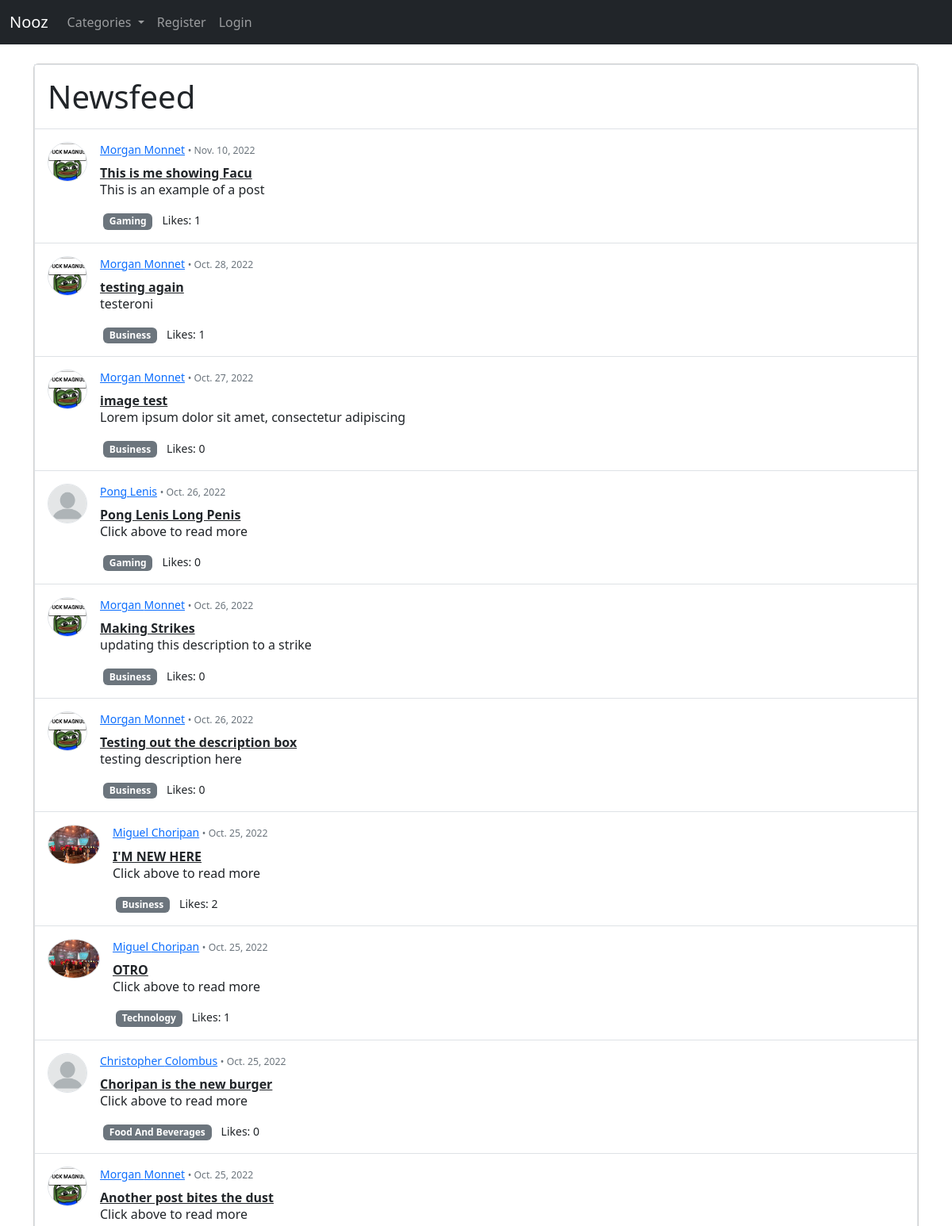
The app's page / (upper part), older data.
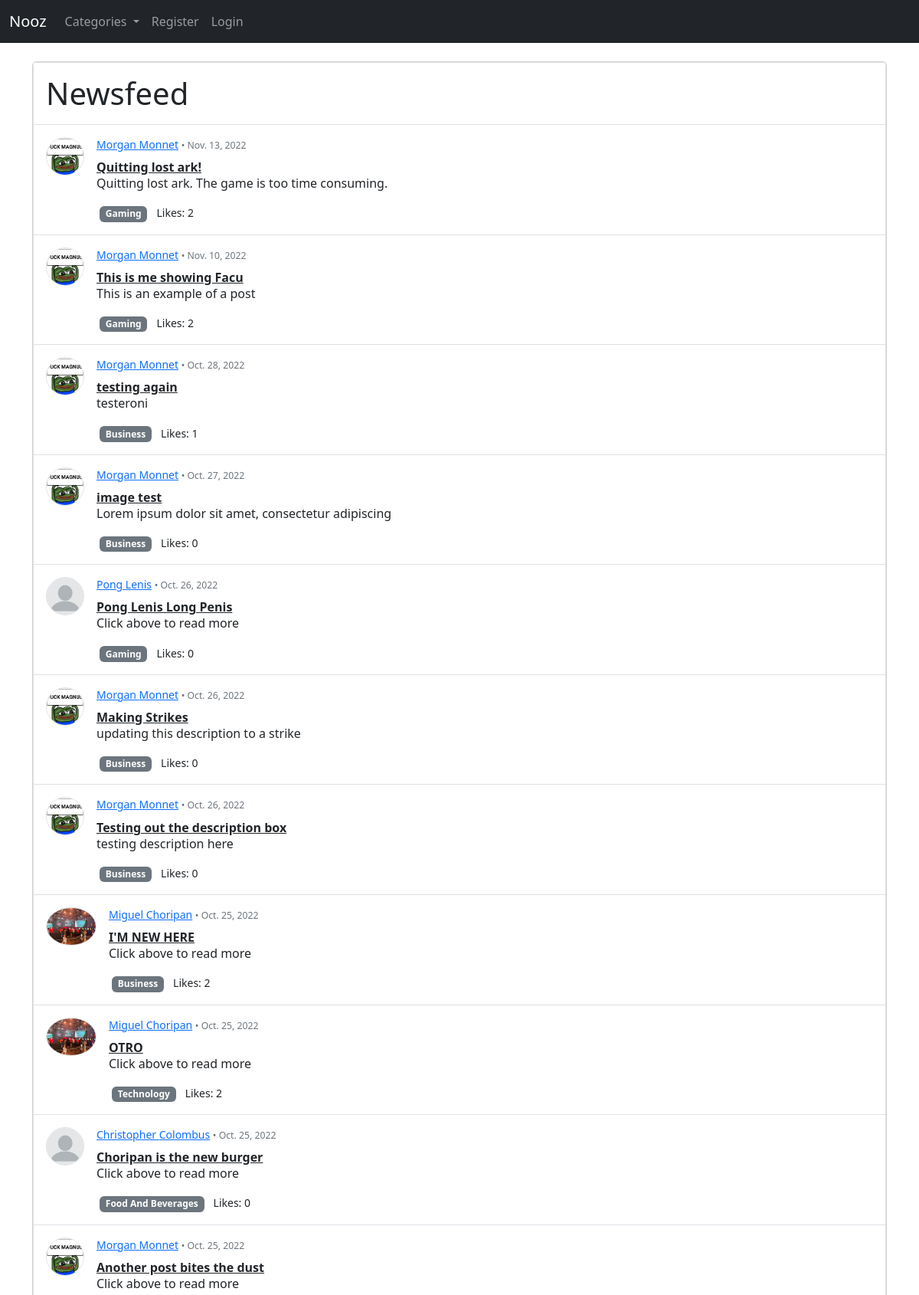
The same page, newer data.
### nooz2/models.py (models this page shows, shortened)
class Post(models.Model):
    title = models.CharField(max_length=255)
    title_tag = models.CharField(max_length=255)
    header_image = models.ImageField(null=True, blank=True, upload_to="images/")
    description = models.CharField(max_length=50)
    author = models.ForeignKey(User, on_delete=models.CASCADE)
    body = RichTextField(blank=True, null=True)
    timestamp = models.DateField(auto_now_add=True)
    category = models.CharField(max_length=255, default='News')
    likes = models.ManyToManyField(User, related_name='post_user')
    def total_likes(self):
        return self.likes.count()

class Profile(models.Model):
    user = models.OneToOneField(User, null=True, on_delete=models.CASCADE)
    bio = models.TextField()
    profile_pic = models.ImageField(null=True, blank=True, upload_to="images/profile")
    site_url = models.CharField(max_length=255, null=True, blank=True)
    facebook_url = models.CharField(max_length=255, null=True, blank=True)
    instagram_url = models.CharField(max_length=255, null=True, blank=True)

### nooz2/views.py (the view)
# urls.py: path('', HomeView.as_view(), name="home"),
class HomeView(ListView):
    model = Post
    template_name = 'home.html'
    ordering = ['-timestamp']
    def get_context_data(self, *args, **kwargs):
        category_menu = Category.objects.all()
        context = super(HomeView, self).get_context_data(*args, **kwargs)
        context ["category_menu"] = category_menu
        return context

### nooz2/models.py (called while the page is built)
    def __str__(self):
        return self.name

### templates/home.html (shortened to what this page needs)
{% extends 'base.html' %}
{% load static %}
{% block content %}
<div class="card d-flex justify-content-center">
    <div class="border border-left border-right px-0">
      <div class="p-3 border-bottom">
        <h1 class="d-flex align-items-center mb-0">
          Newsfeed
        </h1>
      </div>
      <div>
        {% for post in object_list %}
        <div>
          <div class="d-flex p-3 border-bottom">
            {% if post.author.profile.profile_pic %}
            <img src="{{ post.author.profile.profile_pic.url }}" class="rounded-circle border"
              height="50" alt="Avatar" loading="lazy" />
            {% else %}
            <img src="{% static '/images/generic_pic.png' %}" class="rounded-circle border"
            height="50" alt="Avatar" loading="lazy" />
            {% endif %}
            <div class="d-flex w-100 ps-3">
              <div>
                <h6 class="text-body">
                    <small><a href="{% url 'show_profile_page' post.author.profile.id %}">{{ post.author.first_name }} {{ post.author.last_name }}</a>
                    <span class="small text-muted font-weight-normal"> • </span>
                    <span class="small text-muted font-weight-normal">{{ post.timestamp }}</span>
                    </small>
                </h6>
                <div><strong><a href="{% url 'post-detail' post.pk %}" class="link-dark">{{ post.title}}</a></strong></div>
                <p style="line-height: 1.2;">
                    {{ post.description }}
                </p>
                <ul class="list-unstyled d-flex float-start mb-0 pe-xl-5">
                  <li><a href="{% url 'category' post.category|slugify|title %}" class="badge bg-secondary mx-1" style="text-decoration: none">{{ post.category }}</a></li>
                  <li><span class="small ps-2 float-right">Likes: {{ post.total_likes }}</span></li>
                </ul>
              </div>
            </div>
          </div>
        </div>
        {% endfor %}
      </div>
    </div>
  </div>
{% endblock %}

### templates/base.html (shortened to what this page needs)
<!doctype html>
<html lang="en">
  <head>
    <link href="https://cdn.jsdelivr.net/npm/bootstrap@5.2.2/dist/css/bootstrap.min.css" rel="stylesheet">
  </head>
  <body>
    {% include "navbar.html" %}
    <br/>
    <div class="container">
    {% block content %}
    {% endblock %}
    </body>
  </body>
</html>

### templates/navbar.html (shortened to what this page needs)
{% load static %}
<nav class="navbar navbar-expand-lg navbar-dark bg-dark">
  <div class="container-fluid">
    <a class="navbar-brand" href="{% url 'home' %}">Nooz</a>
    <div class="collapse navbar-collapse" id="navbarNavDropdown">
      <ul class="navbar-nav">
        {% if category_menu %}
        <li class="nav-item dropdown">
          <a class="nav-link dropdown-toggle" href="#" role="button" data-bs-toggle="dropdown" aria-expanded="false">
            Categories
          </a>
        </li>
        {% endif %}
        {% if user.is_authenticated %}
        <li class="nav-item">
          <a class="nav-link" href="{% url 'new_post' %}">Add Post</a>
        </li>
        <li class="nav-item">
          <a class="nav-link" href="{% url 'add_category' %}">Add Category</a>
        </li>
      {% else %}
        <li class="nav-item">
          <a class="nav-link" href="{% url 'register' %}">Register</a>
        </li>
        <li class="nav-item">
          <a class="nav-link" href="{% url 'login' %}">Login</a>
        </li>
      {% endif %}
      </ul>
    </div>
  </div>
</nav>

Row changes from the older to the newer data that the page shows:
added Post: author.profile.profile_pic (picture), author.first_name "Morgan", author.last_name "Monnet", timestamp "Nov. 13, 2022", title "Quitting lost ark!", description "Quitting lost ark. The game is too time consuming.", category "Gaming", total_likes "2"
computed for Post "This is me showing Facu": total_likes "1" → "2"
computed for Post "OTRO": total_likes "1" → "2"
